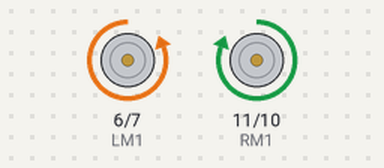
Bench run of a sketch on a simulated Arduino Uno, built with avr-gcc and run on an emulated ATmega328P. On the bench: motor-driver pin pairs drawn as motors (green arrow = first pin HIGH = forward, orange = second pin HIGH = backward, longer = more drive).

Above: at 0.5 s.
At 2.5 s:
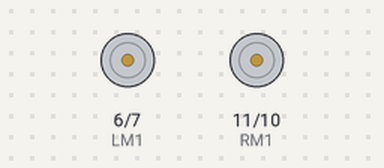
At 4.5 s:
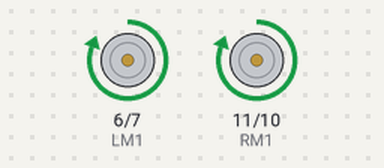
At 8.5 s:
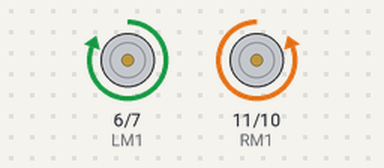
Timing chart, 0 to 9.1 s (numbered marks = the images above):
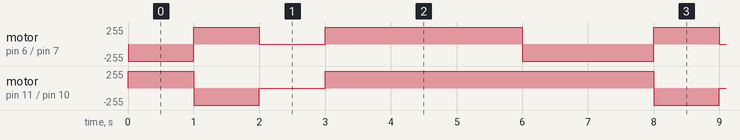

The sketch:

MOTOR.ino
```cpp
int RM1=11;
int RM2=10;
int LM1=6;
int LM2=7;
void setup() {
  pinMode(RM1,OUTPUT);
  pinMode(RM2,OUTPUT);
  pinMode(LM1,OUTPUT);
  pinMode(LM2,OUTPUT);

}

void loop() {
  digitalWrite(RM1,HIGH);
   digitalWrite(RM2,LOW);
   digitalWrite(LM1,LOW);
   digitalWrite(LM2,HIGH);
   delay(1000);
   digitalWrite(RM1,LOW);
   digitalWrite(RM2,HIGH);
   digitalWrite(LM1,HIGH);
   digitalWrite(LM2,LOW);
   delay(1000);
   digitalWrite(RM1,LOW);
   digitalWrite(RM2,LOW);
   digitalWrite(LM1,LOW);
   digitalWrite(LM2,LOW);
   delay(1000);
    digitalWrite(RM1,HIGH);
   digitalWrite(RM2,LOW);
   digitalWrite(LM1,HIGH);
   digitalWrite(LM2,LOW);
   delay(3000);
   digitalWrite(RM1,HIGH);
   digitalWrite(RM2,LOW);
   digitalWrite(LM1,LOW);
   digitalWrite(LM2,HIGH);
   delay(1000);


}
```

Measured:
- by itself, motor on pin 11 (RM1) / pin 10 (RM2): repeats every 7.0 s: backward 255/255 1.0 s, stopped 1.0 s, forward 255/255 5.0 s
- by itself, motor on pin 6 (LM1) / pin 7 (LM2): repeats every 7.0 s: forward 255/255 1.0 s, stopped 1.0 s, forward 255/255 3.0 s, backward 255/255 2.0 s
